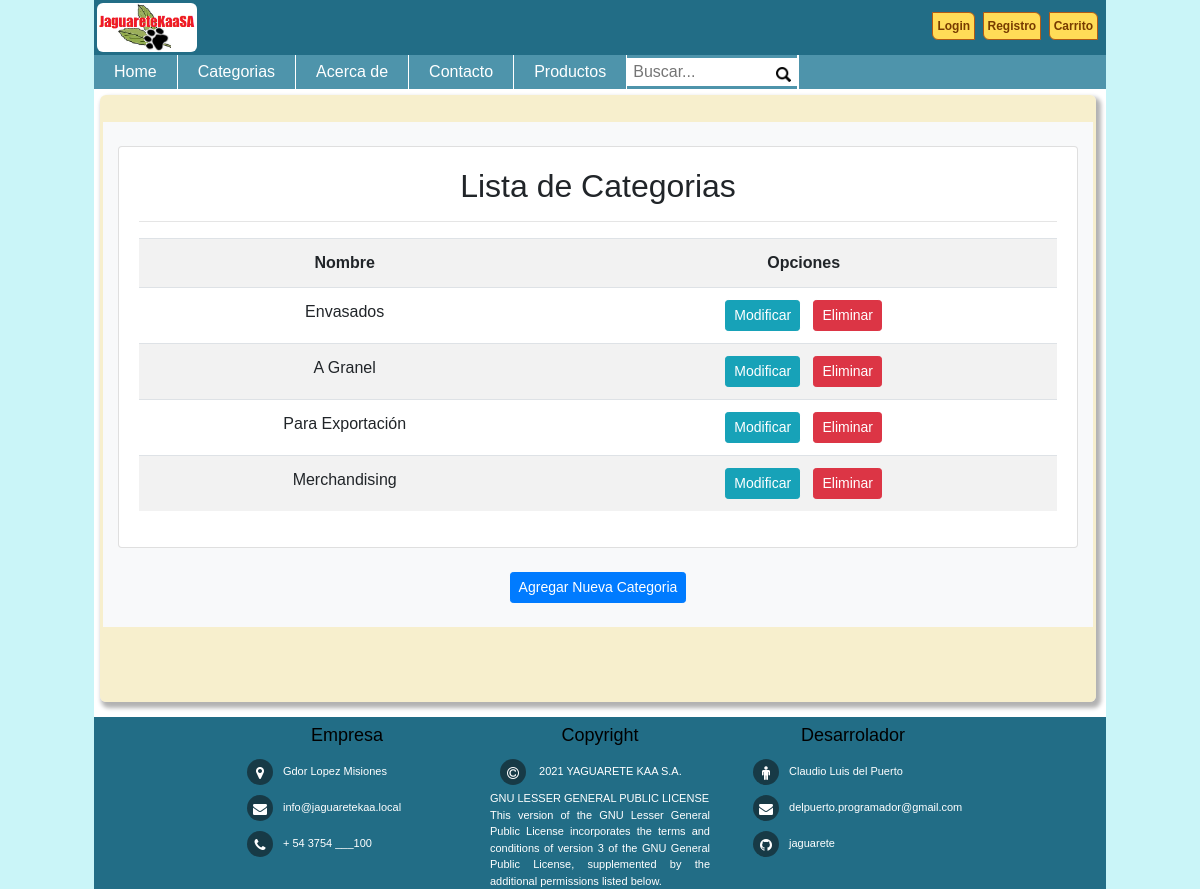
Page /listar_categorias/ on the committed database.
### jaguareteAPP/models.py (models this page shows, shortened)
class Categoria(models.Model):
    nombre = models.CharField(max_length=50)

### jaguareteAPP/views.py (the view)
# urls.py: path('listar_categorias/', views.listar_categorias, name="listar_categorias"),
def listar_categorias(request):
    categoria = Categoria.objects.all()
    data = {
        'categorias': categoria
    }
    return render(request,"categoria/listar.html", data)

### jaguareteAPP/templates/categoria/listar.html (shortened to what this page needs)
{% extends 'home/base.html' %}
{% block contenido %}
{% load crispy_forms_tags %}
{% load humanize %}
<br>
<div class="container bg-light">
    <br>
    <div class="card">
        <div class="card-body">
            <h2>Lista de Categorias</h2>
            <hr>
            <table class="table table-striped table-hover table-responsive-sm">
                <tr>
                    <th>Nombre</th>
                    <th>Opciones</th>
                </tr>
                {% for p in categorias %}
                    <tr>
                        <td>{{p.nombre | title}}</td>
                        <td>
                            <a href="{% url 'modificar_categoria' p.id %}" class="btn btn-info btn-sm">Modificar</a>
                            <a href="{% url 'eliminar_categoria' p.id %}" class="btn btn-danger btn-sm">Eliminar</a>
                        </td>
                    </tr>
                {% endfor %}
            </table>
        </div>
    </div>
    <br>
    <center>
    <a href="{% url 'agregar_categoria' %}" class="btn btn-primary btn-sm">Agregar Nueva Categoria</a>
    </center>
    <br>
</div>
<br>
<br>
<br>
{% endblock %}

### jaguareteAPP/static/css/estilo.css (style rules this page uses)
body { margin: 0 auto; font-family: sans-serif; background-color: rgb(202, 245, 248); max-width: 1012px; }
.bdyclss { margin: 0 auto; font-family: sans-serif; background-color: rgb(202, 245, 248); max-width: 1012px; }
.container { text-align: center; }

### rows in the picture
Categoria: nombre "Envasados"
Categoria: nombre "A Granel"
Categoria: nombre "Para Exportación"
Categoria: nombre "Merchandising"
